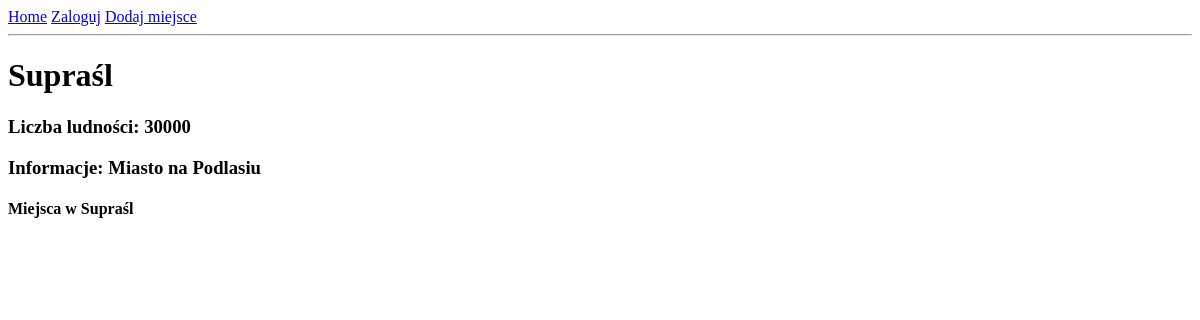
The app's page /city-page/1, older data.
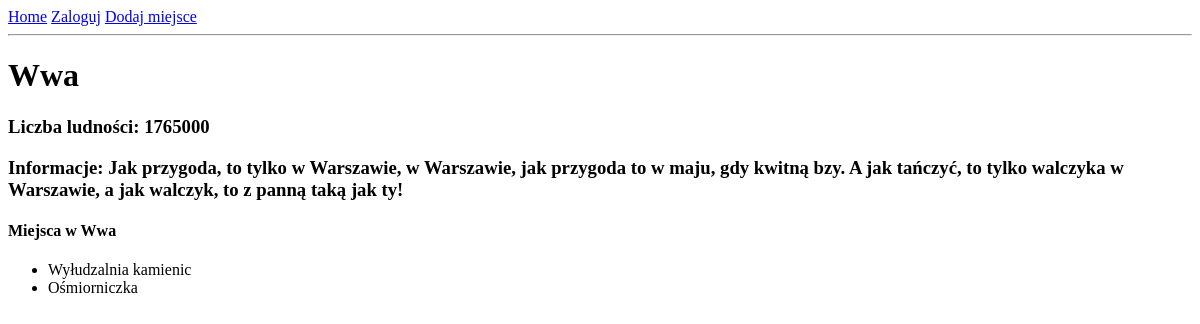
The same page, newer data.
### miasta/models.py (models this page shows, shortened)
class City(models.Model):
    city_name = models.CharField(max_length=33)
    informations = models.TextField(blank=True, null=True)
    citizens = models.IntegerField(blank=True, null=True)
    def __str__(self):
        return self.city_name

class Place(models.Model):
    place_location = models.ForeignKey(City, on_delete=models.CASCADE, null=True)
    place_name = models.CharField(max_length=250)

### miasta/views.py (the view)
# urls.py: path('city-page/<str:pk>', views.city_page, name='city-page'),
def city_page(request, pk):
    name = City.objects.get(id=pk)
    place = Place.objects.all()
    context = {'name':name, 'place':place}
    return render(request, 'miasta/city_page.html', context)

### miasta/templates/miasta/city_page.html
{% extends 'main.html' %}
{% block content %}
<h1>{{name}}</h1>
<h3>Liczba ludności: {{name.citizens}}</h3>
<h3>Informacje: {{name.informations}}</h3>
<h4>Miejsca w {{name}}</h4>
<ul>
    {% for palce_in_city in place %}
    <li>
        {{palce_in_city.place_name}}
    </li>
    {% endfor %}
</ul>
{% endblock content %}

### templates/main.html (shortened to what this page needs)
<!DOCTYPE html>
<html>
<head>
</head>
<body>
    {% include 'navbar.html' %}
    {% block content %}
    {% endblock content %}
</body>
</html>

### templates/navbar.html
<a href="{% url 'home' %}">Home</a>
<a href="{% url 'login_register' %}">Zaloguj</a>
<a href="{% url 'add_place' %}">Dodaj miejsce</a>
<hr>

Row changes from the older to the newer data that the page shows:
changed City: city_name "Supraśl" → "Wwa"; citizens "30000" → "1765000"; informations "Miasto na Podlasiu" → "Jak przygoda, to tylko w Warszawie, w Warszawie, jak przygoda to w maju, gdy kwitną bzy. A jak tańczyć, to tylko walczyka w Warszawie, a jak walczyk, to z panną taką jak ty!"
added Place: place_name "Wyłudzalnia kamienic"
added Place: place_name "Ośmiorniczka"
